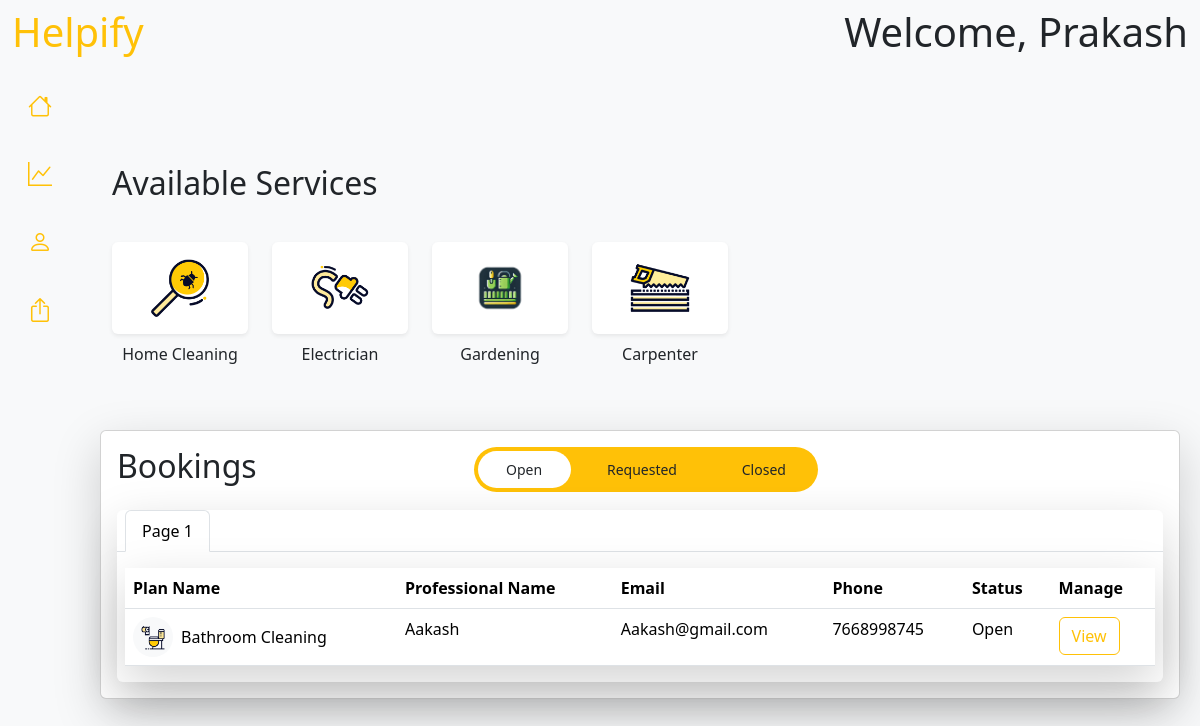
/dashboard (signed in), run on the app's committed database.
### backend/models.py (models this page shows, shortened)
class User(db.Model, UserMixin):
    __tablename__ = "customer"
    id = db.Column(db.Integer, primary_key=True, autoincrement=True)
    name = db.Column(db.String, unique=True)
    address = db.Column(db.String)
    city = db.Column(db.String)
    email = db.Column(db.String, unique=True)
    password = db.Column(db.String)
    phone = db.Column(db.String)
    status=db.Column(db.String)
    sent_booking = db.relationship("Booking", backref="customer")

class ServiceCategory(db.Model):
    __tablename__ = "category"
    id = db.Column(db.Integer, primary_key=True, autoincrement=True)
    name = db.Column(db.String, unique=True)
    base_price = db.Column(db.Integer)
    tags = db.Column(db.String)
    img_url = db.Column(db.String, unique=True)
    service_plans = db.relationship("ServicePlan", backref="category")
    professionals = db.relationship("Professional", backref="category",cascade="all, delete-orphan")

class Booking(db.Model):
    __tablename__ = "booking"
    id = db.Column(db.Integer, primary_key=True, autoincrement=True)
    date = db.Column(db.String)
    time = db.Column(db.String)
    address = db.Column(db.String)
    status = db.Column(db.String)
    rating = db.Column(db.Integer)
    ratingmessage=db.Column(db.String)
    remark=db.Column(db.String)
    professional_id = db.Column(db.Integer, db.ForeignKey("professional.id"), nullable=False)
    customer_id = db.Column(db.Integer, db.ForeignKey("customer.id"), nullable=False)
    category_id = db.Column(db.Integer, db.ForeignKey("category.id"), nullable=False)
    service_plan_id = db.Column(db.Integer, db.ForeignKey("service_plan.id"), nullable=False)

class ServicePlan(db.Model):
    __tablename__ = "service_plan"
    id = db.Column(db.Integer, primary_key=True, autoincrement=True)
    name = db.Column(db.String, unique=True)
    price = db.Column(db.Integer)
    description = db.Column(db.String)
    planimg=db.Column(db.String)
    tags=db.Column(db.String)
    category_id = db.Column(db.Integer, db.ForeignKey("category.id"), nullable=False)
    professional_id = db.Column(db.Integer, db.ForeignKey("professional.id"), nullable=False)
    bookings = db.relationship("Booking", backref="service_plan")

class Professional(db.Model, UserMixin):
    __tablename__ = 'professional'
    id = db.Column(db.Integer, primary_key=True, autoincrement=True)
    name = db.Column(db.String, unique=True)
    address = db.Column(db.String)
    email = db.Column(db.String, unique=True)
    password = db.Column(db.String)
    experience = db.Column(db.Integer)
    phone = db.Column(db.String)
    city = db.Column(db.String)
    status = db.Column(db.String)
    resume=db.Column(db.String)
    category_id = db.Column(db.Integer, db.ForeignKey("category.id"))
    all_plans = db.relationship("ServicePlan", backref="professional", cascade="all, delete-orphan")
    assigned_booking = db.relationship("Booking", backref="professional", cascade="all, delete-orphan")

### backend/routes.py (the view, shortened to what this page needs)
@app.route("/dashboard", methods=["GET", "POST"])
@login_required
def Dashboard():
    if isinstance(current_user,User):
        if request.method=="GET":
            cu=current_user
            categories=ServiceCategory.query.all()
            paginated_open_bookings=paginate_query_customer(Booking,["Open","Done"],cu.id)
            paginated_requested_bookings=paginate_query_customer(Booking,["Requested"],cu.id)
            paginated_closed_bookings=paginate_query_customer(Booking,["Closed","Finished"],cu.id)
            print(paginated_open_bookings)
            return render_template("/Customer/dashboard.html",cu=current_user,categories=categories,paginated_open_bookings=paginated_open_bookings,
                                   paginated_requested_bookings=paginated_requested_bookings,paginated_closed_bookings=paginated_closed_bookings)

### backend/routes.py (called while the page is built)
def paginate_query_customer(model, status, id, per_page=5):
    if len(status)==2:
        all_records = model.query.filter(or_(model.status == status[0], model.status == status[1]),model.customer_id == id).all()
        return [all_records[i:i + per_page] for i in range(0, len(all_records), per_page)]
    else:
        all_records = model.query.filter_by(status=status[0],customer_id= id).all()
        return [all_records[i:i + per_page] for i in range(0, len(all_records), per_page)]

### templates/Customer/dashboard.html (shortened to what this page needs)
{% extends "/Customer/base.html" %}
{% block content %}
    <main class="flex-grow-1" style="margin-left: 80px; padding: 20px;">
        {% if cu.status=="Active" %}
        <div class="pt-4">
            <div class="container my-5">
                <div class="row g-4">
                    <div class="col">
                        <h2>Available Services</h2>
                    </div>
                </div>
                <div class="row g-4 mt-2">
                    {% for cat in categories%}
                    <div class="col-auto text-center">
                        <a class="text-decoration-none text-dark" href="/dashboard/{{cat.name}}">
                        <div class="card border-0 shadow-sm" style="width: 8.5rem;">
                            <div class="card-body d-flex justify-content-center align-items-center">
                                <img src="{{cat.img_url}}" class="img-fluid" alt="Sports" width="60" height="80" >
                            </div>
                        </div>
                        <p class="mt-2">{{cat.name}}</p>
                        </a>
                    </div>
                    {% endfor %}
                </div>
            </div>
            <div>
            <div class="card shadow-lg" >
                <div class="card-body">
                    <div class="row g-4">
                        <div class="col-md-4 me-auto">
                            <h2>Bookings</h2>
                        </div>
                        <div class="col ">
                            <ul class="nav nav-pills nav-fill gap-2 p-1 small bg-warning rounded-5" id="pillNav1" role="tablist" style="--bs-nav-link-color: var(--bs-dark); --bs-nav-pills-link-active-color: var(--bs-dark); --bs-nav-pills-link-active-bg: var(--bs-white); width: 50%;">
                                <li class="nav-item" role="presentation">
                                    <button class="nav-link active rounded-5" id="pills-Active-bookings-tab" data-bs-toggle="pill" data-bs-target="#pills-open-bookings" type="button" role="tab" aria-controls="pills-active" aria-selected="true">Open</button>
                                </li>
                                <li class="nav-item" role="presentation">
                                    <button class="nav-link rounded-5" id="pills-Requested-bookings-tab" data-bs-toggle="pill" data-bs-target="#pills-requested-bookings" type="button" role="tab" aria-controls="pills-requested-bookings" aria-selected="false">Requested</button>
                                </li>
                                <li class="nav-item" role="presentation">
                                    <button class="nav-link rounded-5" id="pills-closed-bookings-tab" data-bs-toggle="pill" data-bs-target="#pills-closed-bookings" type="button" role="tab" aria-controls="pills-closed-bookings" aria-selected="false">Closed</button>
                                </li>
                            </ul>
                        </div>
                    </div>
                    <div class="tab-content" id="pills-tabContent">
                        <div class="tab-pane fade show active" id="pills-open-bookings" role="tabpanel" aria-labelledby="pills-open-bookings-tab" tabindex="0">
                            <div class="card shadow-lg mt-3 border-0">
                            {% if paginated_open_bookings %}
                            <ul class="nav nav-tabs px-2" id="bookingsTabs" role="tablist">
                                {% for page_num in range(1, paginated_open_bookings|length + 1) %}
                                <li class="nav-item" role="presentation">
                                    <button
                                        class="nav-link {% if page_num == 1 %}active{% endif %}"
                                        id="tab-{{ page_num }}"
                                        data-bs-toggle="tab"
                                        data-bs-target="#page-{{ page_num }}"
                                        type="button"
                                        role="tab"
                                        aria-controls="page-{{ page_num }}"
                                        aria-selected="{{ 'true' if page_num == 1 else 'false' }}">
                                        Page {{ page_num }}
                                    </button>
                                </li>
                                {% endfor %}
                            </ul>
                            <div class="tab-content mt-3 px-2" id="bookingstabcontent">
                                {% for page_num in range(1, paginated_open_bookings|length + 1) %}
                                <div
                                    class="tab-pane fade {% if page_num == 1 %}show active{% endif %}"
                                    id="page-{{ page_num }}"
                                    role="tabpanel"
                                    aria-labelledby="tab-{{ page_num }}">
                                    <table class="table shadow-lg">
                                        <thead>
                                            <tr >
                                                <th>Plan Name</th>
                                                <th>Professional Name</th>
                                                <th>Email</th>
                                                <th>Phone</th>
                                                <th>Status</th>
                                                <th>Manage</th>
                                            </tr>
                                        </thead>
                                        <tbody>
                                            {% set page = paginated_open_bookings[page_num - 1] %}
                                            {% for booking in page %}
                                                <tr>
                                                    <td>
                                                        <div class="d-flex align-items-center justify-content-between">
                                                            <div class="d-flex align-items-center">
                                                                <div class="rounded-circle d-flex align-items-center justify-content-center bg-light" style="width: 40px; height: 40px;">
                                                                    <img src="{{booking.service_plan.planimg}}" class="img-fluid" style="width: 30px; height: 30px;">
                                                                </div>
                                                                <p class="ms-2 mb-0">{{ booking.service_plan.name }}</p>
                                                            </div>
                                                        </div>
                                                    </td>
                                                    <td>{{booking.professional.name }}</td>
                                                    <td>{{booking.professional.email }}</td>
                                                    <td>{{booking.professional.phone}}</td>
                                                    <td>{{booking.status}}</td>
                                                    <td>
                                                        <a href="/dashboard/booking/{{booking.id}}"><button class="btn btn-outline-warning">View</button></a>
                                                    </td>
                                                </tr>
                                            {% endfor %}
                                        </tbody>
                                    </table>
                                </div>
                                {% endfor %}
                            </div>
                            {% else %}
                            <div class="d-flex justify-content-center">
                                <p class="py-4">You have No open Booking</p>
                            </div>
                            {% endif %}
                            </div>
                        </div>
                    </div>
                </div>
            </div>
            </div>
        </div>
        {% elif cu.status=="Blocked" %}
        <div class="card">
            <div class="card-body">
                <p>Your accoud has been blocked by admin</p>
            </div>
        </div>
        {% endif %}
    </main>
{% endblock %}

### templates/Customer/base.html (shortened to what this page needs)
<!DOCTYPE html>
<html lang="en">
<head>
    <link href="https://cdn.jsdelivr.net/npm/bootstrap@5.3.3/dist/css/bootstrap.min.css" rel="stylesheet">
    <link href="https://cdn.jsdelivr.net/npm/bootstrap-icons/font/bootstrap-icons.css" rel="stylesheet">
</head>
<body class="bg-light">
    <nav class="navbar bg-light navbar-light sticky-top">
        <div class="container-fluid">
            <div class="me-auto">
                <h2 class="display-6 text-warning">Helpify</h2>
            </div>
            <div class="ms-auto">
                <h2 class="display-6">Welcome, {{cu.name}}</h2>
            </div>
        </div>
    </nav>
    <div class="d-flex">
        <div class="vh-100 position-fixed" style="width: 80px;">
            <ul class="nav flex-column text-center">
                <li class="nav-item">
                    <a href="/dashboard" class="nav-link py-3 d-flex justify-content-center align-items-center position-relative"
                    data-bs-toggle="tooltip" data-bs-placement="right" title="Dashboard">
                        <i class="bi bi-house text-warning fs-4" ></i>
                    </a>
                </li>
                <li class="nav-item">
                    <a href="/dashboard/statistics" class="nav-link py-3 d-flex justify-content-center align-items-center position-relative"
                    data-bs-toggle="tooltip" data-bs-placement="right" title="Statistics">
                        <i class="bi bi-graph-up text-warning fs-4"></i>
                    </a>
                </li>
                <li class="nav-item ">
                    <a href="/dashboard/profile-setting" class="nav-link py-3 d-flex justify-content-center align-items-center  position-relative"
                    data-bs-toggle="tooltip" data-bs-placement="right" title="Profile">
                        <i class="bi bi-person text-warning fs-4"></i>
                    </a>
                </li>
                <li class="nav-item ">
                    <a href="/logout" class="nav-link py-3 d-flex justify-content-center align-items-center position-relative"
                    data-bs-toggle="tooltip" data-bs-placement="right" title="Grid">
                        <i class="bi bi-box-arrow-up text-warning fs-4"></i>
                    </a>
                </li>
            </ul>
        </div>
        {% block content %}
        {% endblock %}
    </div>
</body>
</html>

### data on the page
User: name "Prakash"
ServiceCategory: img_url (picture), name "Home Cleaning"
ServiceCategory: img_url (picture), name "Electrician"
ServiceCategory: img_url (picture), name "Gardening"
ServiceCategory: img_url (picture), name "Carpenter"
Booking: service_plan.planimg (picture), service_plan.name "Bathroom Cleaning", professional.name "Aakash", professional.email "Aakash@gmail.com", professional.phone "7668998745", status "Open"

### other printed values
{{ page_num }} "1"
